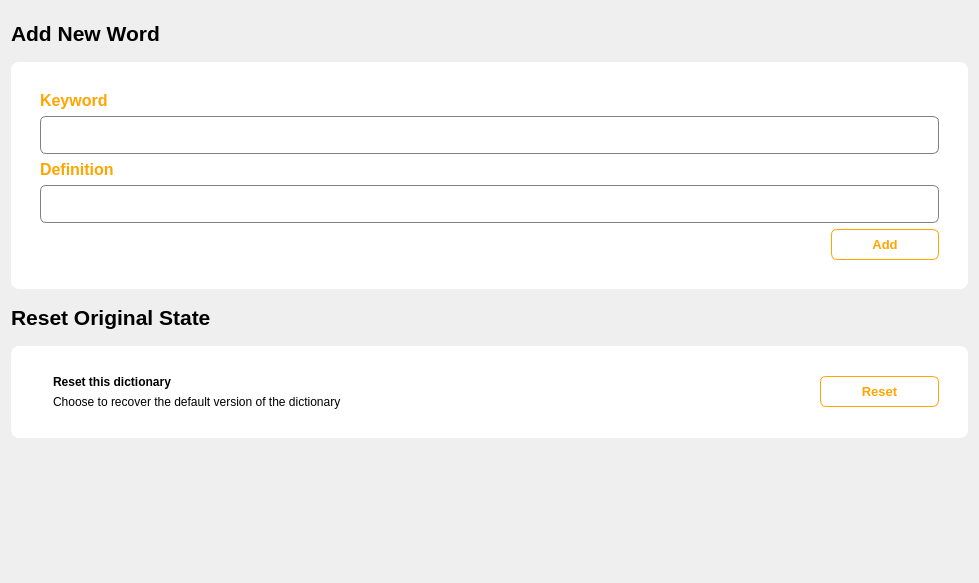
<?xml version="1.0" encoding="UTF-8"?>
<ui version="4.0">
 <class>DictionaryEditor</class>
 <widget class="QWidget" name="DictionaryEditor">
  <property name="geometry">
   <rect>
    <x>0</x>
    <y>0</y>
    <width>979</width>
    <height>583</height>
   </rect>
  </property>
  <property name="windowTitle">
   <string>Form</string>
  </property>
  <property name="styleSheet">
   <string notr="true">QFrame#container1, QFrame#container2 {
	background-color: white;
	border-radius: 8px;
	padding: 20px;
}

QPushButton {
	border-radius: 6px;
	border: 1px solid orange;
	color: orange;
	padding: 7px 40px 7px 40px;
}

QPushButton::hover {
	background-color: orange;
	color: white;
}

QLineEdit {
	border-radius: 6px;
	border: 1px solid grey;
	padding: 10px;
}</string>
  </property>
  <layout class="QVBoxLayout" name="verticalLayout_3" stretch="1,5,1,2,3">
   <item>
    <widget class="QLabel" name="label">
     <property name="font">
      <font>
       <pointsize>16</pointsize>
       <bold>true</bold>
      </font>
     </property>
     <property name="text">
      <string>Add New Word</string>
     </property>
    </widget>
   </item>
   <item>
    <widget class="QFrame" name="container1">
     <property name="frameShape">
      <enum>QFrame::StyledPanel</enum>
     </property>
     <property name="frameShadow">
      <enum>QFrame::Raised</enum>
     </property>
     <layout class="QVBoxLayout" name="verticalLayout" stretch="1,3,1,3,1">
      <item>
       <widget class="QLabel" name="label_3">
        <property name="sizePolicy">
         <sizepolicy hsizetype="Preferred" vsizetype="Maximum">
          <horstretch>0</horstretch>
          <verstretch>0</verstretch>
         </sizepolicy>
        </property>
        <property name="font">
         <font>
          <pointsize>12</pointsize>
          <bold>true</bold>
         </font>
        </property>
        <property name="styleSheet">
         <string notr="true">color: orange;</string>
        </property>
        <property name="text">
         <string>Keyword</string>
        </property>
       </widget>
      </item>
      <item>
       <widget class="QLineEdit" name="lineEdit"/>
      </item>
      <item>
       <widget class="QLabel" name="label_4">
        <property name="sizePolicy">
         <sizepolicy hsizetype="Preferred" vsizetype="Maximum">
          <horstretch>0</horstretch>
          <verstretch>0</verstretch>
         </sizepolicy>
        </property>
        <property name="font">
         <font>
          <pointsize>12</pointsize>
          <bold>true</bold>
         </font>
        </property>
        <property name="styleSheet">
         <string notr="true">color: orange;</string>
        </property>
        <property name="text">
         <string>Definition</string>
        </property>
       </widget>
      </item>
      <item>
       <widget class="QLineEdit" name="lineEdit_2"/>
      </item>
      <item>
       <layout class="QHBoxLayout" name="horizontalLayout">
        <item>
         <spacer name="horizontalSpacer">
          <property name="orientation">
           <enum>Qt::Horizontal</enum>
          </property>
          <property name="sizeHint" stdset="0">
           <size>
            <width>40</width>
            <height>20</height>
           </size>
          </property>
         </spacer>
        </item>
        <item>
         <widget class="QPushButton" name="pushButton">
          <property name="font">
           <font>
            <pointsize>10</pointsize>
            <bold>true</bold>
           </font>
          </property>
          <property name="text">
           <string>Add</string>
          </property>
         </widget>
        </item>
       </layout>
      </item>
     </layout>
    </widget>
   </item>
   <item>
    <widget class="QLabel" name="label_2">
     <property name="font">
      <font>
       <pointsize>16</pointsize>
       <bold>true</bold>
      </font>
     </property>
     <property name="text">
      <string>Reset Original State</string>
     </property>
    </widget>
   </item>
   <item>
    <widget class="QFrame" name="container2">
     <property name="frameShape">
      <enum>QFrame::StyledPanel</enum>
     </property>
     <property name="frameShadow">
      <enum>QFrame::Raised</enum>
     </property>
     <layout class="QHBoxLayout" name="horizontalLayout_3">
      <item>
       <layout class="QHBoxLayout" name="horizontalLayout_2">
        <item>
         <widget class="QLabel" name="label_7">
          <property name="text">
           <string/>
          </property>
          <property name="pixmap">
           <pixmap resource="resources.qrc">:/resources/img/reset.svg</pixmap>
          </property>
         </widget>
        </item>
        <item>
         <layout class="QVBoxLayout" name="verticalLayout_2">
          <item>
           <spacer name="verticalSpacer_2">
            <property name="orientation">
             <enum>Qt::Vertical</enum>
            </property>
            <property name="sizeHint" stdset="0">
             <size>
              <width>20</width>
              <height>40</height>
             </size>
            </property>
           </spacer>
          </item>
          <item>
           <widget class="QLabel" name="label_5">
            <property name="sizePolicy">
             <sizepolicy hsizetype="Fixed" vsizetype="Preferred">
              <horstretch>0</horstretch>
              <verstretch>0</verstretch>
             </sizepolicy>
            </property>
            <property name="font">
             <font>
              <pointsize>9</pointsize>
              <bold>true</bold>
             </font>
            </property>
            <property name="text">
             <string>Reset this dictionary</string>
            </property>
           </widget>
          </item>
          <item>
           <widget class="QLabel" name="label_6">
            <property name="sizePolicy">
             <sizepolicy hsizetype="Fixed" vsizetype="Preferred">
              <horstretch>0</horstretch>
              <verstretch>0</verstretch>
             </sizepolicy>
            </property>
            <property name="text">
             <string>Choose to recover the default version of the dictionary</string>
            </property>
           </widget>
          </item>
          <item>
           <spacer name="verticalSpacer_3">
            <property name="orientation">
             <enum>Qt::Vertical</enum>
            </property>
            <property name="sizeHint" stdset="0">
             <size>
              <width>20</width>
              <height>40</height>
             </size>
            </property>
           </spacer>
          </item>
         </layout>
        </item>
       </layout>
      </item>
      <item>
       <spacer name="horizontalSpacer_2">
        <property name="orientation">
         <enum>Qt::Horizontal</enum>
        </property>
        <property name="sizeHint" stdset="0">
         <size>
          <width>40</width>
          <height>20</height>
         </size>
        </property>
       </spacer>
      </item>
      <item>
       <widget class="QPushButton" name="pushButton_2">
        <property name="font">
         <font>
          <pointsize>10</pointsize>
          <bold>true</bold>
         </font>
        </property>
        <property name="text">
         <string>Reset</string>
        </property>
       </widget>
      </item>
     </layout>
    </widget>
   </item>
   <item>
    <spacer name="verticalSpacer">
     <property name="orientation">
      <enum>Qt::Vertical</enum>
     </property>
     <property name="sizeHint" stdset="0">
      <size>
       <width>20</width>
       <height>40</height>
      </size>
     </property>
    </spacer>
   </item>
  </layout>
 </widget>
 <resources>
  <include location="resources.qrc"/>
 </resources>
 <connections/>
</ui>
